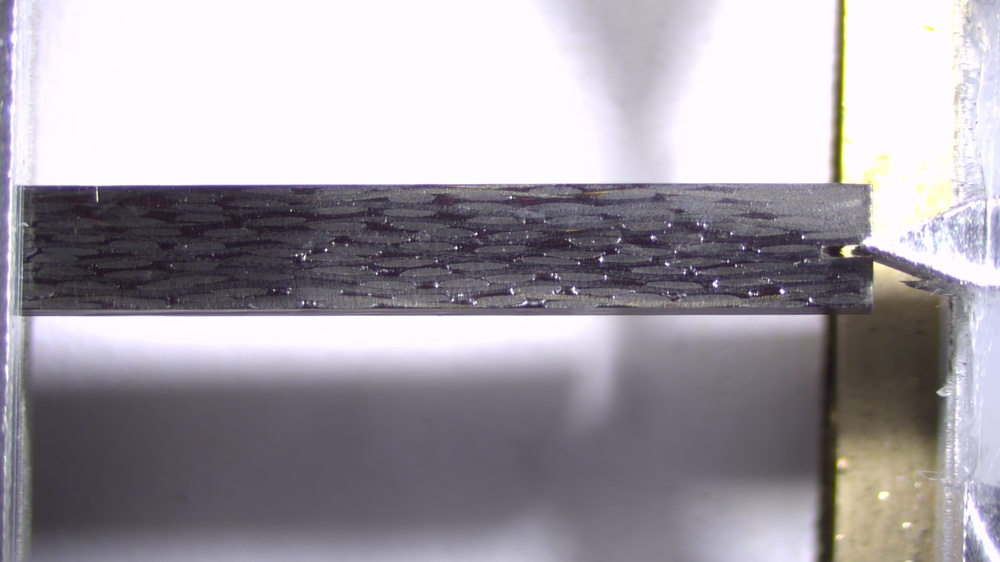
%> input picture Healed/DCB04A_frame_00000.jpg, 1000 x 562 px, shrunk from 1920 x 1080 before the run; its folder holds only this picture in this run
$ octave ROI_selection.m   (GNU Octave 9; MATLAB toolbox functions it lacks are replaced by stand-ins)
%> lines starting %> are read from the running program, lines starting %| are printed output that depends on the picture
% dic_clip_position
%
%
% ROI coordinate
clear all; close all; clc


set(0,'defaultTextInterpreter','none'); %trying to set the default
set(0,'DefaultAxesFontName','Arial','DefaultAxesFontSize',10);

imagepath = '../../Healed';
imagefiles = dir(fullfile(imagepath,'*.jpg'));% .bmp or .tif //uncompressed
imagefiles = {imagefiles.name}';
images = strcat(imagepath,filesep,imagefiles);

f = imread(images{1});
%> f is the input picture: size 562x1000x3 uint8; mean R, G, B 162.8, 158.7, 165.9
f = rgb2gray(f);
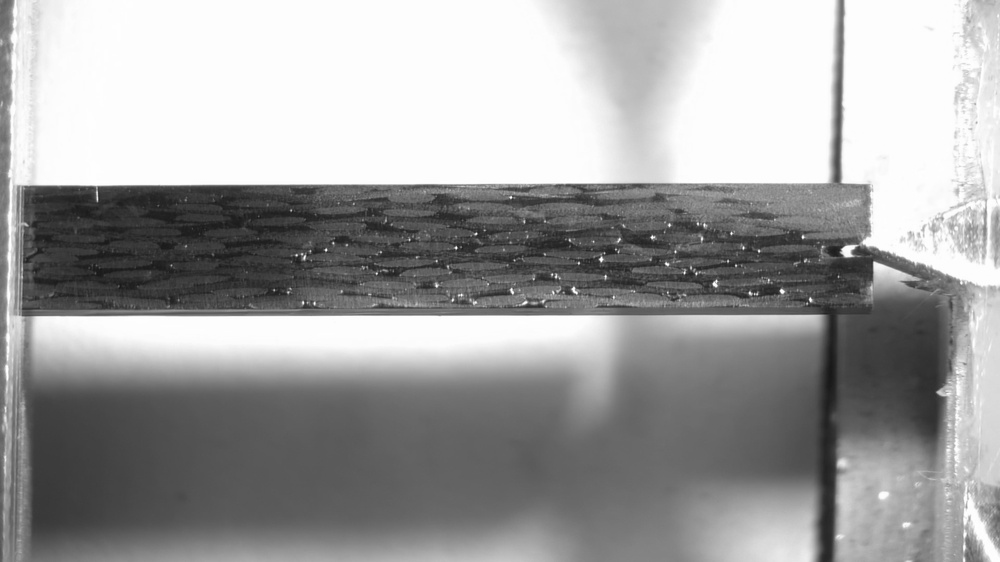
%> f: size 562x1000 uint8; min 23, max 255, mean 160.8

save_file = ['ROI_selection.mat'];

try
load(save_file);
end
if ~exist('P')
    figure
    hold on
    title({'p1,p2,p3 = notch tip, notch top, notch bot',' p4,p5,p6 = right side top, right side center, right side bot'})
    imshow(f)
    hold off
    P = ginput(6)
end

%%

[top,bot,global_roi,info] = compute_dic_clip_position(P);

fig = figure

imshow(f)
hold on
sl =[1,3,2,4,1];
plot(top.p(sl,1),top.p(sl,2),'-')
plot(bot.p(sl,1),bot.p(sl,2),'-')
plot(global_roi.p(sl,1),global_roi.p(sl,2),'-')
sl =[1,2];
plot(top.p(sl,1),top.p(sl,2),'ko')
plot(bot.p(sl,1),bot.p(sl,2),'ko')
plot(global_roi.p(sl,1),global_roi.p(sl,2),'ko')

plot(P(:,1),P(:,2),'go')
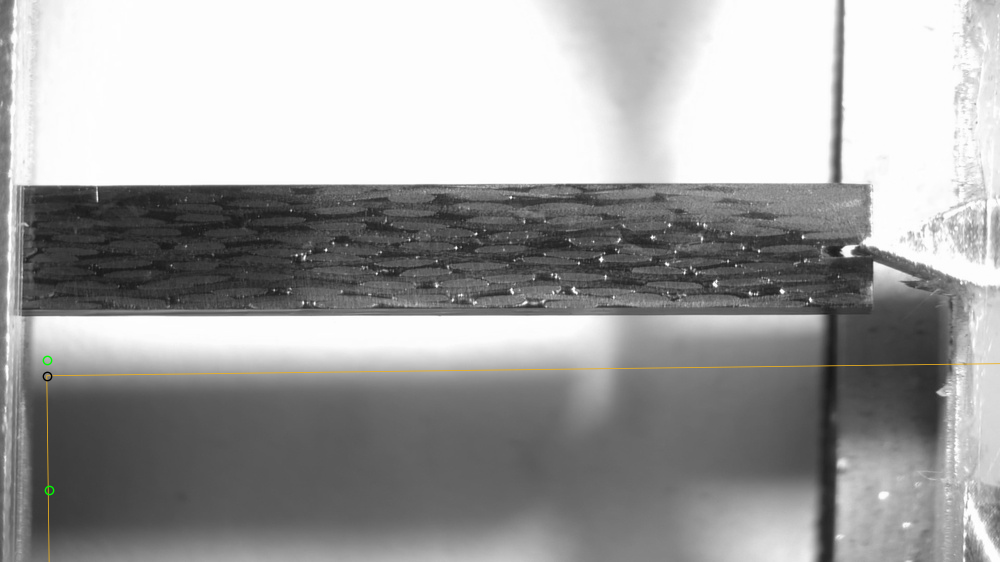
%> figure redrawn from the program's plot data

hold off

saveas(fig,'ROI_selection.png')
save(save_file,'P','global_roi','top','bot','info')
%save([wdir,'global/roi.mat'],'global_roi')
%save([wdir,'COD/top/roi.mat'],'top')
%save([wdir,'COD/bot/roi.mat'],'bot')

function [top,bot,global_roi,info] = compute_dic_clip_position(P)

notch_tip = P(1,:);
notch_top = P(2,:);
notch_bot = P(3,:);
r1 = P(4,:);
r2 = P(5,:);
r3 = P(6,:);

up1 = r2-r1;
up = up1/norm(up1);

up2 = r3-r2;
up2 = up2/norm(up2);

up3 = r3-r1;
up3 = up3/norm(up3);

up = up1+up2+up3;
up = up/norm(up);

side = [-up(2),up(1)]
rightavg = (r1 + r2 + r3)/3;


scale = dot(rightavg-notch_tip,side)/30.0 % pixel/mm
up = up*scale;
side =side*scale;
%
ROI_x = 5; % mm
ROI_y = 2.5;% mm
dist_up = 1; % (mm) istance from crack
% 2 small ROI for COD
ROI_side = side*ROI_x;
ROI_up = up*ROI_y;

top.p=zeros(4,2);
bot.p=zeros(4,2);

top.p(1,:) = notch_tip  + ROI_up+dist_up*up;
top.p(2,:) = top.p(1,:) - ROI_up+ROI_side;
top.p(3,:) = top.p(1,:) - ROI_up;
top.p(4,:) = top.p(1,:) + ROI_side;

bot.p(1,:) = notch_tip - dist_up*up;
bot.p(2,:) = bot.p(1,:) - ROI_up + ROI_side;
bot.p(3,:) = bot.p(1,:) - ROI_up;
bot.p(4,:) = bot.p(1,:) + ROI_side;

% 1 big ROI for global analysis
%
ROI_x = 30; % mm
ROI_y = 4.4;% mm
dist_up = ROI_y/2; % (mm) istance from crack

ROI_side = side*ROI_x;
ROI_up = up*ROI_y;

global_roi.p=zeros(4,2);
global_roi.p(1,:) = notch_tip + ROI_up-dist_up*up;
global_roi.p(2,:) = global_roi.p(1,:) - ROI_up + ROI_side;
global_roi.p(3,:) = global_roi.p(1,:) - ROI_up;
global_roi.p(4,:) = global_roi.p(1,:) + ROI_side;


info.up=up;
info.side=side;
info.scale=scale;
info.pixelsize=1.0/scale/1000;
info.notch_tip=notch_tip;
info.notch_top=notch_top;
info.notch_bot=notch_bot;
end
